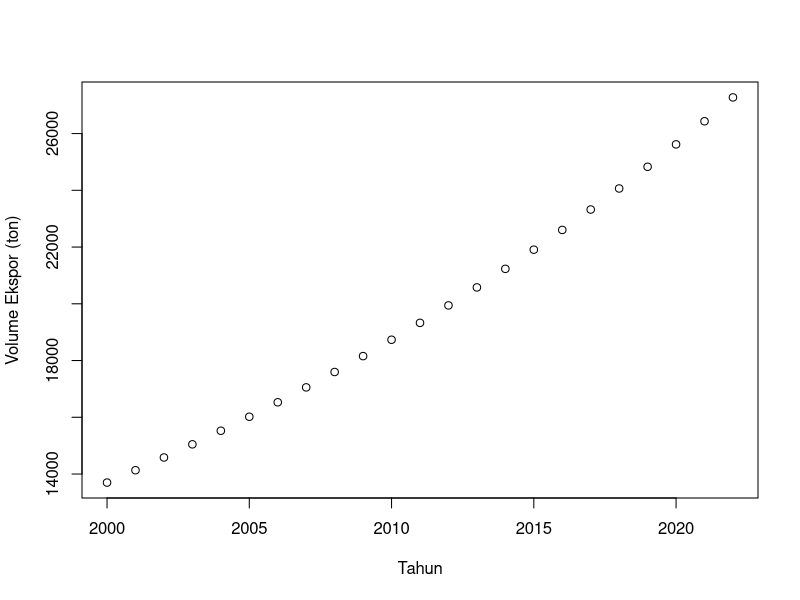
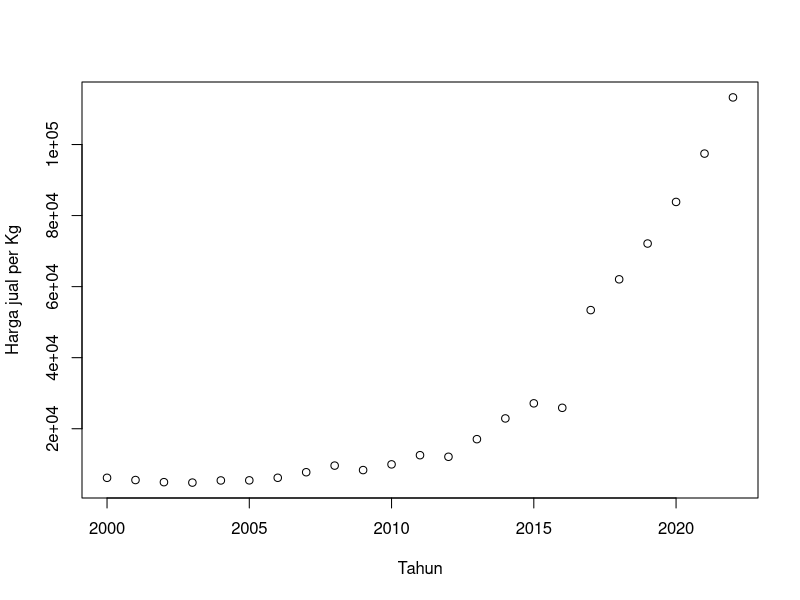
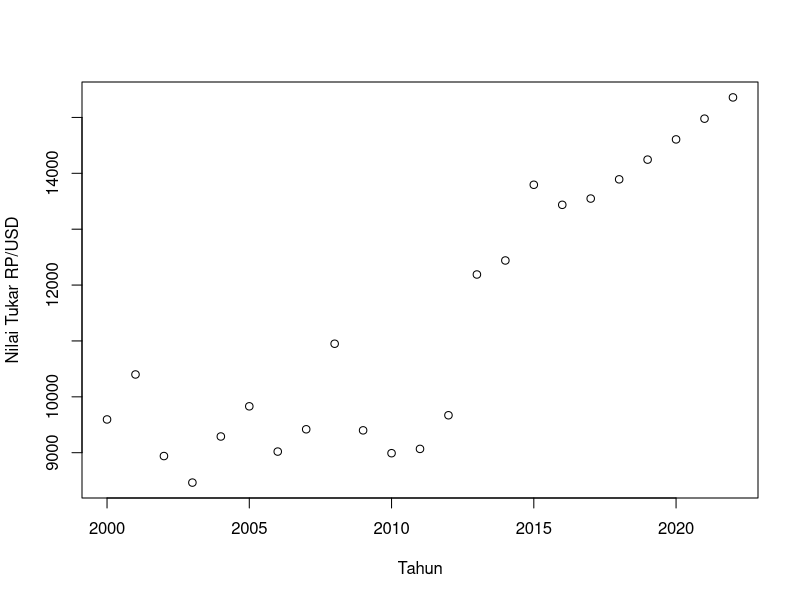
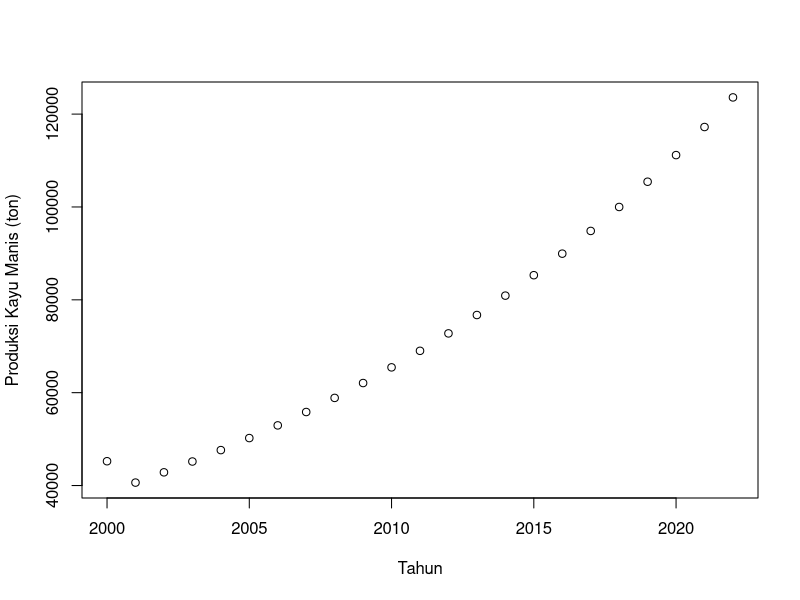
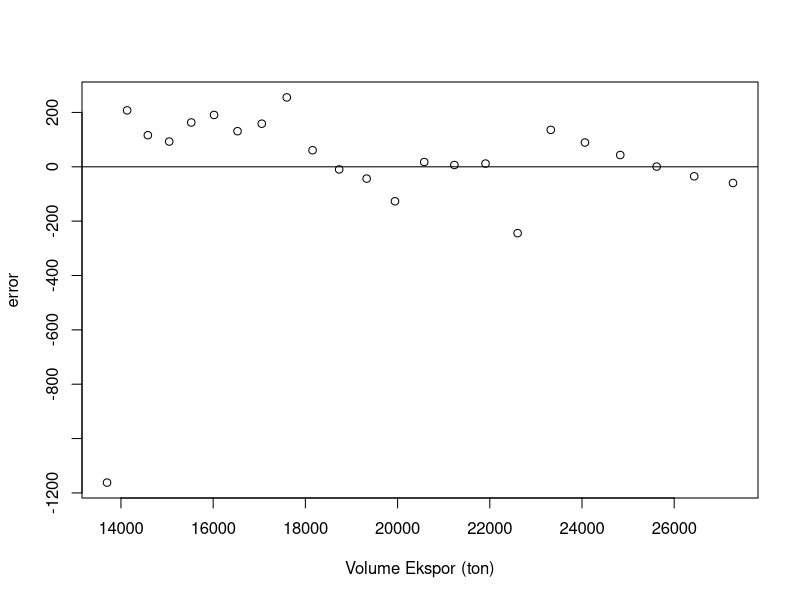
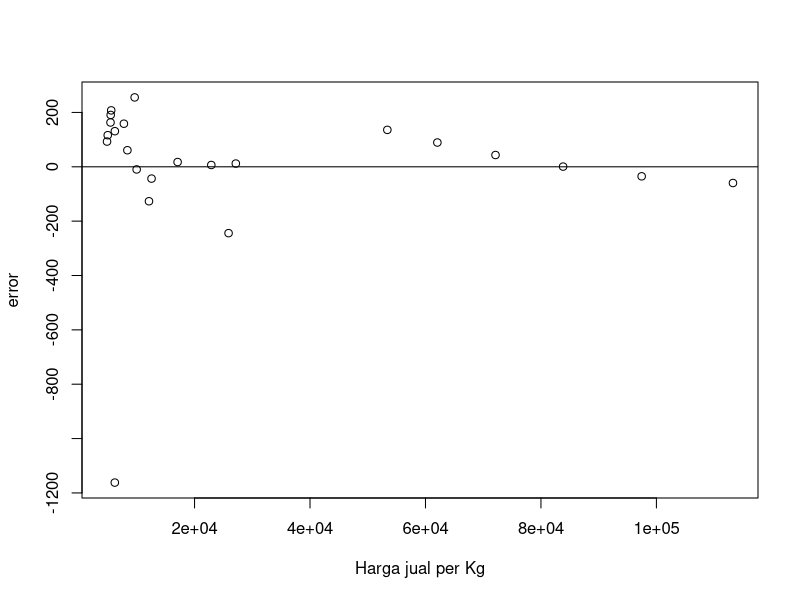
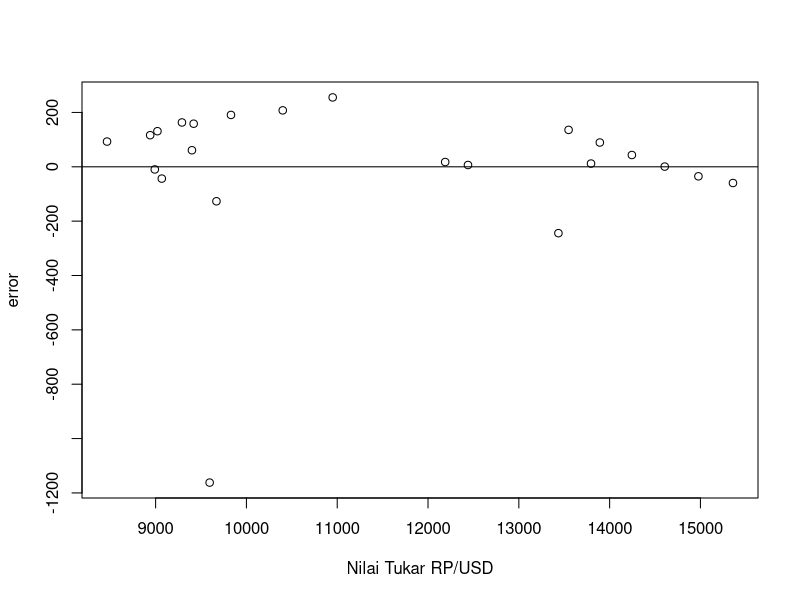
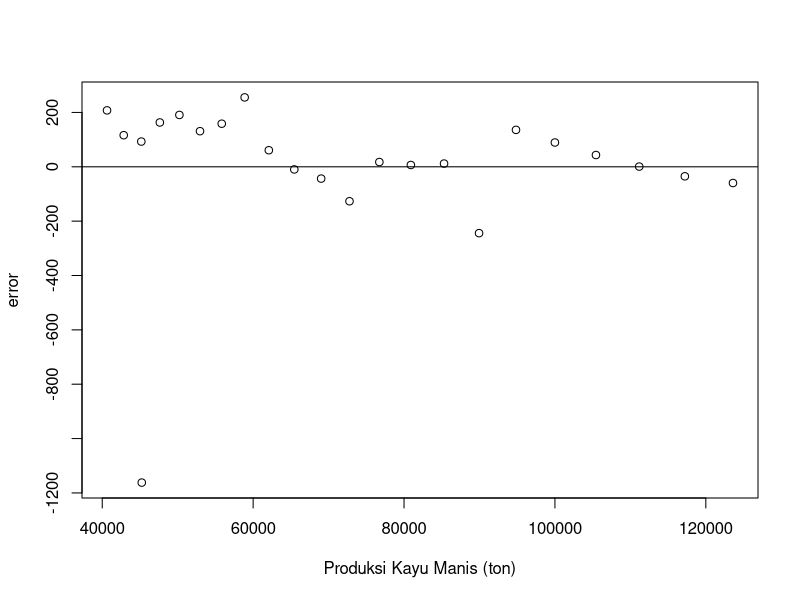

These charts were generated, in order, by the following R code:
setwd("D:/METOPEL UAS/KEI METOPEL")
library(readxl)
library(tidyverse)
library(kableExtra)
read_excel("kayu.xlsx")
dat <- read_excel("kayu.xlsx")
kbl(dat) %>%
  kable_styling(bootstrap_options = c("striped", "hover", "condensed", "responsive"))

# regresi
reg1<-lm(volt~harga+kurs+prodt,data=dat)
summary(reg1)

# Plot 
plot(dat$tahun,dat$volt,xlab="Tahun",ylab="Volume Ekspor (ton)")
plot(dat$tahun,dat$harga,xlab="Tahun",ylab="Harga jual per Kg")
plot(dat$tahun,dat$kurs,xlab="Tahun",ylab="Nilai Tukar RP/USD")
plot(dat$tahun,dat$prodt,xlab="Tahun",ylab="Produksi Kayu Manis (ton)")

# Plot Error
dat$m<-resid(reg1)
plot(dat$volt,dat$m,xlab="Volume Ekspor (ton)",ylab="error")
abline(h=0) # membuat garis horizontal di y=0

dat$m<-resid(reg1)
plot(dat$harga,dat$m,xlab="Harga jual per Kg",ylab="error")
abline(h=0) # membuat garis horizontal di y=0

dat$m<-resid(reg1)
plot(dat$kurs,dat$m,xlab="Nilai Tukar RP/USD",ylab="error")
abline(h=0) # membuat garis horizontal di y=0

dat$m<-resid(reg1)
plot(dat$prodt,dat$m,xlab="Produksi Kayu Manis (ton)",ylab="error")
abline(h=0) # membuat garis horizontal di y=0
